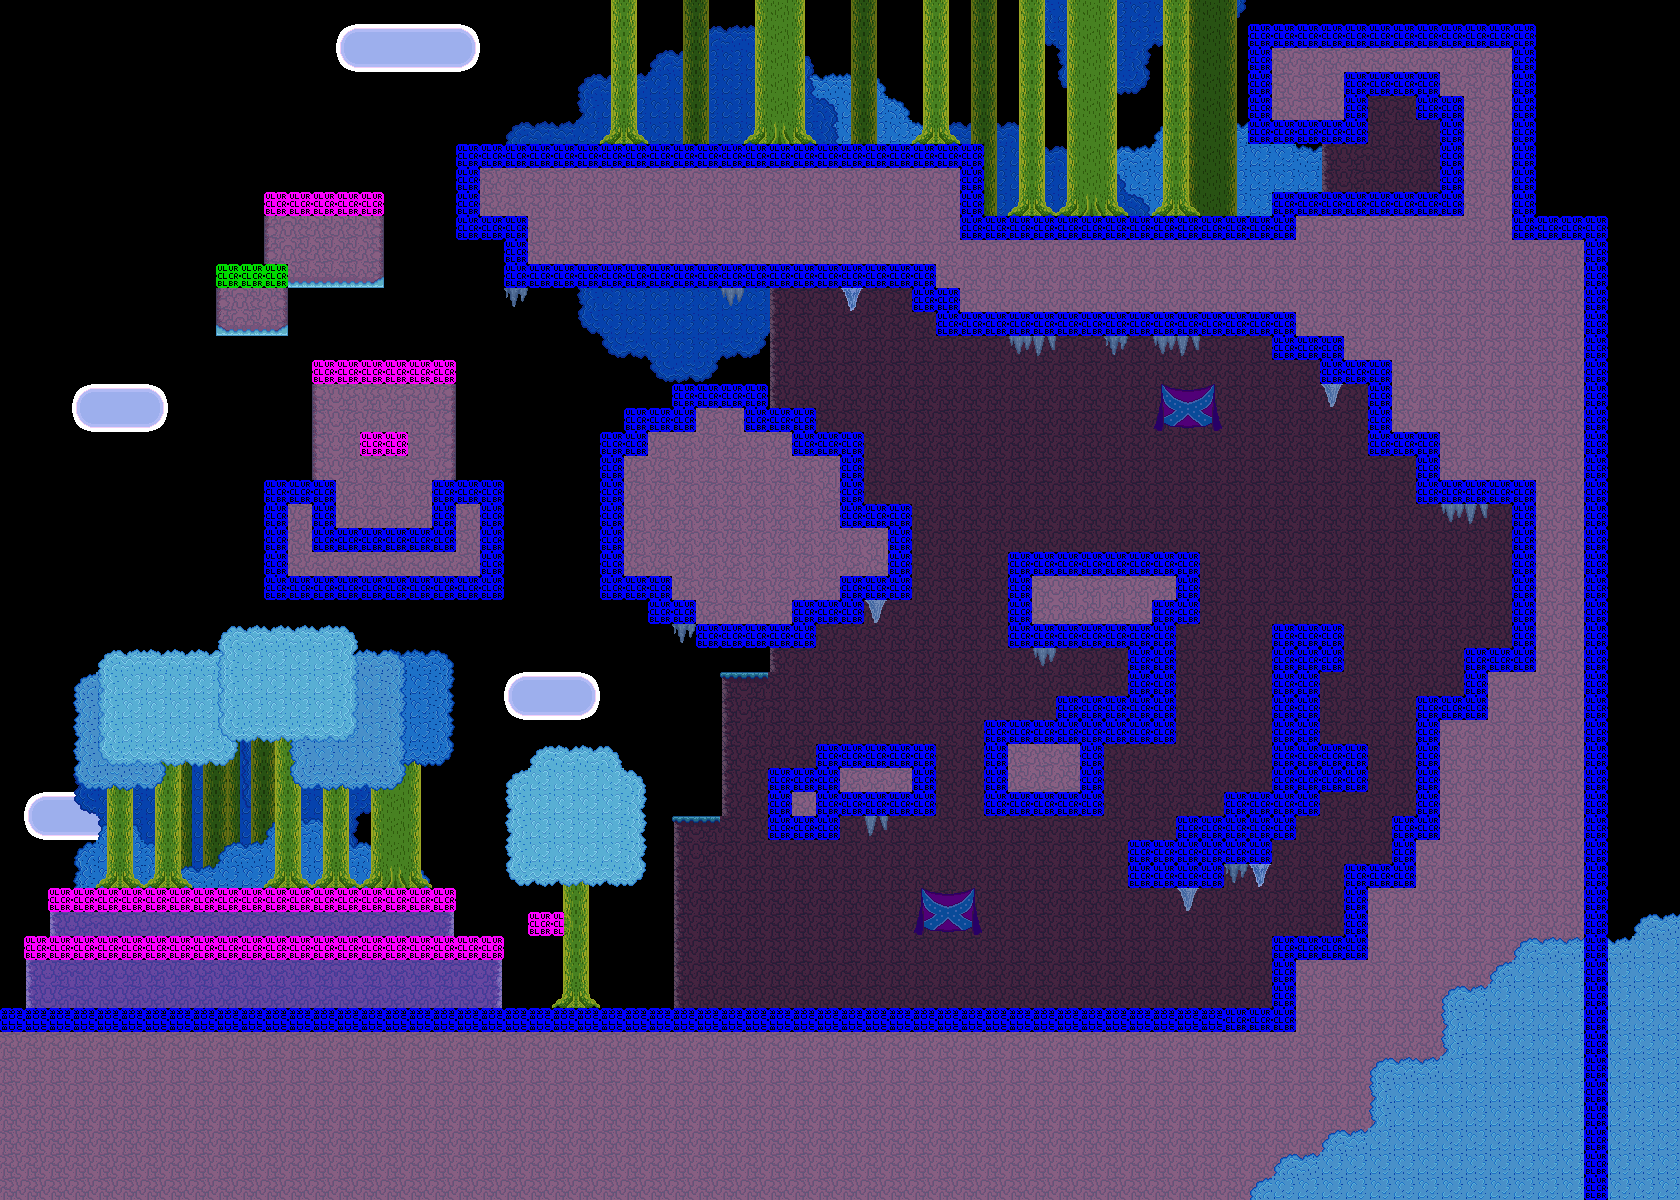

A level layout from a 2D game, rendered from its tile map. Below: a short description, then the map file with tile-grid data replaced by summaries:
An orthogonal 70x50 tile map with 24x24 px tiles, 10 tile layers (clouds, bg_leaves, bg_tree2, bg_tree, ...), 2 tilesets and 39 objects (22x enemy, 13x material, 2x breakable_block, spawn, door).

<map version="1.0" orientation="orthogonal" width="70" height="50" tilewidth="24" tileheight="24">
 <properties>
  <property name="blue" value="250" />
  <property name="green" value="222" />
  <property name="offset" value="36" />
  <property name="overworldName" value="forest_3" />
  <property name="red" value="115" />
  <property name="soundtrack" value="forest-2" />
 </properties>
 <tileset firstgid="1" name="forest" tilewidth="24" tileheight="24">
  <image source="../images/tilesets/forest.png" width="216" height="504" />
 </tileset>
 <tileset firstgid="190" name="collisions" tilewidth="24" tileheight="24">
  <image source="../images/tilesets/collisions.png" width="632" height="512" />
 </tileset>
 <layer name="clouds" width="70" height="50">
  <data>[3500 cells, 36 non-empty, 2 distinct tile ids]</data>
 </layer>
 <layer name="bg_leaves" width="70" height="50">
  <data>[3500 cells, 77 non-empty, 3 distinct tile ids]</data>
 </layer>
 <layer name="bg_tree2" width="70" height="50">
  <data>[3500 cells, 107 non-empty, 7 distinct tile ids]</data>
 </layer>
 <layer name="bg_tree" width="70" height="50">
  <data>[3500 cells, 90 non-empty, 4 distinct tile ids]</data>
 </layer>
 <layer name="background" width="70" height="50">
  <data>[3500 cells, 956 non-empty, 13 distinct tile ids]</data>
 </layer>
 <layer name="foreground" width="70" height="50">
  <data>[3500 cells, 1641 non-empty, 15 distinct tile ids]</data>
 </layer>
 <layer name="Tile Layer 5" width="70" height="50">
  <data>[3500 cells, 32 non-empty, 6 distinct tile ids]</data>
 </layer>
 <layer name="features" width="70" height="50">
  <data>[3500 cells, 175 non-empty, 19 distinct tile ids]</data>
 </layer>
 <layer name="leaves" width="70" height="50">
  <data>[3500 cells, 200 non-empty, 6 distinct tile ids]</data>
 </layer>
 <layer name="collision" width="70" height="50">
  <data>[3500 cells, 501 non-empty, 4 distinct tile ids]</data>
 </layer>
 <objectgroup color="#000000" name="nodes" width="70" height="50">
  <object type="enemy" x="1368" y="456" width="24" height="24">
   <properties>
    <property name="enemytype" value="bat" />
   </properties>
  </object>
  <object type="enemy" x="1056" y="336" width="24" height="24">
   <properties>
    <property name="enemytype" value="bat" />
   </properties>
  </object>
  <object type="enemy" x="888" y="600" width="24" height="24">
   <properties>
    <property name="enemytype" value="bat" />
   </properties>
  </object>
  <object type="enemy" x="984" y="816" width="24" height="24">
   <properties>
    <property name="enemytype" value="bat" />
   </properties>
  </object>
  <object type="enemy" x="1152" y="888" width="24" height="24">
   <properties>
    <property name="enemytype" value="bat" />
   </properties>
  </object>
  <object type="enemy" x="456" y="240" width="24" height="24">
   <properties>
    <property name="enemytype" value="bat" />
   </properties>
  </object>
  <object type="enemy" x="696" y="984" width="24" height="24">
   <properties>
    <property name="enemytype" value="acorn" />
   </properties>
  </object>
  <object type="enemy" x="432" y="984" width="24" height="24">
   <properties>
    <property name="enemytype" value="acorn" />
   </properties>
  </object>
  <object type="enemy" x="336" y="984" width="24" height="24">
   <properties>
    <property name="enemytype" value="acorn" />
   </properties>
  </object>
  <object type="enemy" x="888" y="984" width="24" height="24">
   <properties>
    <property name="enemytype" value="acorn" />
   </properties>
  </object>
  <object type="enemy" x="1032" y="984" width="24" height="24">
   <properties>
    <property name="enemytype" value="acorn" />
   </properties>
  </object>
  <object type="enemy" x="768" y="984" width="24" height="24">
   <properties>
    <property name="enemytype" value="acorn" />
   </properties>
  </object>
  <object type="enemy" x="1128" y="528" width="24" height="24">
   <properties>
    <property name="enemytype" value="acorn" />
   </properties>
  </object>
  <object type="enemy" x="864" y="720" width="24" height="24">
   <properties>
    <property name="enemytype" value="acorn" />
   </properties>
  </object>
  <object type="enemy" x="1056" y="192" width="24" height="24">
   <properties>
    <property name="enemytype" value="acorn" />
   </properties>
  </object>
  <object type="enemy" x="384" y="504" width="24" height="24">
   <properties>
    <property name="enemytype" value="acorn" />
   </properties>
  </object>
  <object type="enemy" x="720" y="120" width="24" height="24">
   <properties>
    <property name="enemytype" value="acorn" />
   </properties>
  </object>
  <object type="enemy" x="552" y="120" width="24" height="24">
   <properties>
    <property name="enemytype" value="acorn" />
   </properties>
  </object>
  <object type="enemy" x="864" y="120" width="24" height="24">
   <properties>
    <property name="enemytype" value="acorn" />
   </properties>
  </object>
  <object type="enemy" x="624" y="120" width="24" height="24">
   <properties>
    <property name="enemytype" value="acorn" />
   </properties>
  </object>
  <object type="enemy" x="1176" y="192" width="24" height="24">
   <properties>
    <property name="enemytype" value="acorn" />
   </properties>
  </object>
  <object type="enemy" x="792" y="120" width="24" height="24">
   <properties>
    <property name="enemytype" value="acorn" />
   </properties>
  </object>
  <object name="torch" type="spawn" x="1416" y="168" width="24" height="24">
   <properties>
    <property name="key" value="rusted_brass" />
    <property name="message" value="You found a {{red}}Torch{{white}}!" />
    <property name="nodeType" value="weapon" />
    <property name="spawnType" value="keypress" />
   </properties>
  </object>
  <object name="main" type="door" x="192" y="792" width="72" height="96">
   <properties>
    <property name="level" value="forest-2" />
    <property name="sound" value="false" />
    <property name="to" value="hidden" />
   </properties>
  </object>
  <object name="stick" type="material" x="552" y="792" width="24" height="24" />
  <object name="stick" type="material" x="600" y="840" width="24" height="24" />
  <object name="rock" type="material" x="960" y="984" width="24" height="24" />
  <object name="rock" type="material" x="1152" y="816" width="24" height="24" />
  <object name="rock" type="material" x="1224" y="984" width="24" height="24" />
  <object name="rock" type="material" x="1416" y="672" width="24" height="24" />
  <object name="rock" type="material" x="1032" y="528" width="24" height="24" />
  <object name="leaf" type="material" x="1056" y="672" width="24" height="24" />
  <object name="rock" type="material" x="624" y="384" width="24" height="24" />
  <object name="rock" type="material" x="672" y="120" width="24" height="24" />
  <object name="rock" type="material" x="1128" y="192" width="24" height="24" />
  <object name="stick" type="material" x="912" y="720" width="24" height="24" />
  <object type="breakable_block" x="1272" y="144" width="48" height="48">
   <properties>
    <property name="crack" value="false" />
    <property name="dying_animation" value="boulder-crumble" />
    <property name="hp" value="4" />
    <property name="sound" value="boulder-crumble" />
    <property name="sprite" value="boulder" />
   </properties>
  </object>
  <object type="breakable_block" x="1320" y="144" width="48" height="48">
   <properties>
    <property name="crack" value="false" />
    <property name="dying_animation" value="boulder-crumble" />
    <property name="hp" value="3" />
    <property name="sound" value="boulder-crumble" />
    <property name="sprite" value="boulder" />
   </properties>
  </object>
  <object name="mushroom" type="material" x="1008" y="192" width="24" height="24" />
 </objectgroup>
</map>
